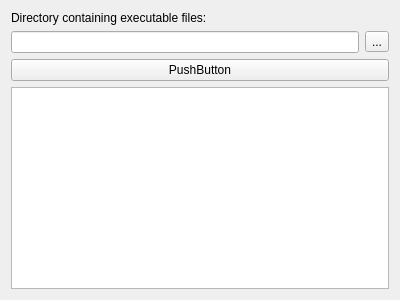
<?xml version="1.0" encoding="UTF-8"?>
<ui version="4.0">
 <class>FormStreamEditor</class>
 <widget class="QWidget" name="FormStreamEditor">
  <property name="geometry">
   <rect>
    <x>0</x>
    <y>0</y>
    <width>400</width>
    <height>300</height>
   </rect>
  </property>
  <property name="windowTitle">
   <string>Form</string>
  </property>
  <layout class="QVBoxLayout" name="verticalLayout">
   <item>
    <layout class="QVBoxLayout" name="verticalLayout_2">
     <item>
      <widget class="QLabel" name="pathToExeFilesLineEditLabel">
       <property name="text">
        <string>Directory containing executable files:</string>
       </property>
      </widget>
     </item>
     <item>
      <layout class="QHBoxLayout" name="horizontalLayout">
       <item>
        <widget class="QLineEdit" name="pathToExeFilesLineEdit"/>
       </item>
       <item>
        <widget class="QToolButton" name="pathToExeFilesToolButton">
         <property name="text">
          <string>...</string>
         </property>
        </widget>
       </item>
      </layout>
     </item>
     <item>
      <widget class="QPushButton" name="pushButton">
       <property name="text">
        <string>PushButton</string>
       </property>
      </widget>
     </item>
     <item>
      <widget class="QPlainTextEdit" name="protocolPlainTextEdit"/>
     </item>
    </layout>
   </item>
  </layout>
 </widget>
 <resources/>
 <connections/>
</ui>
